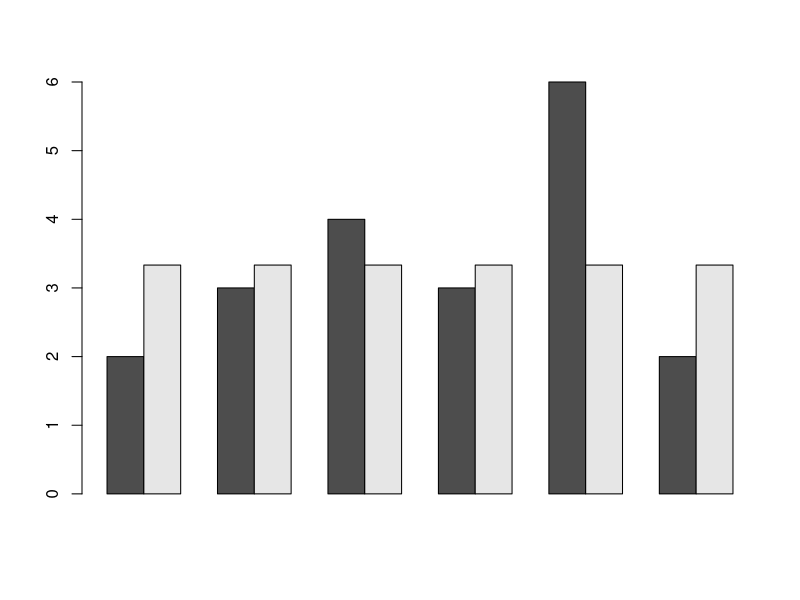
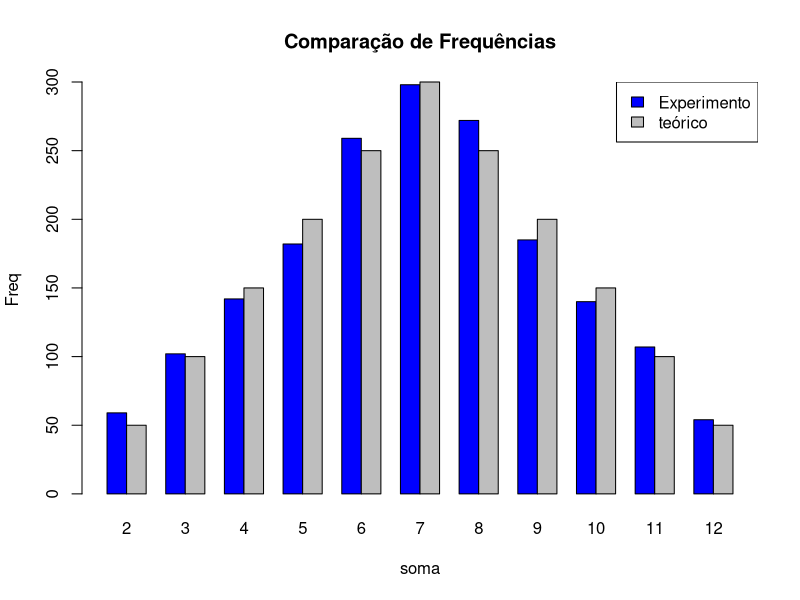
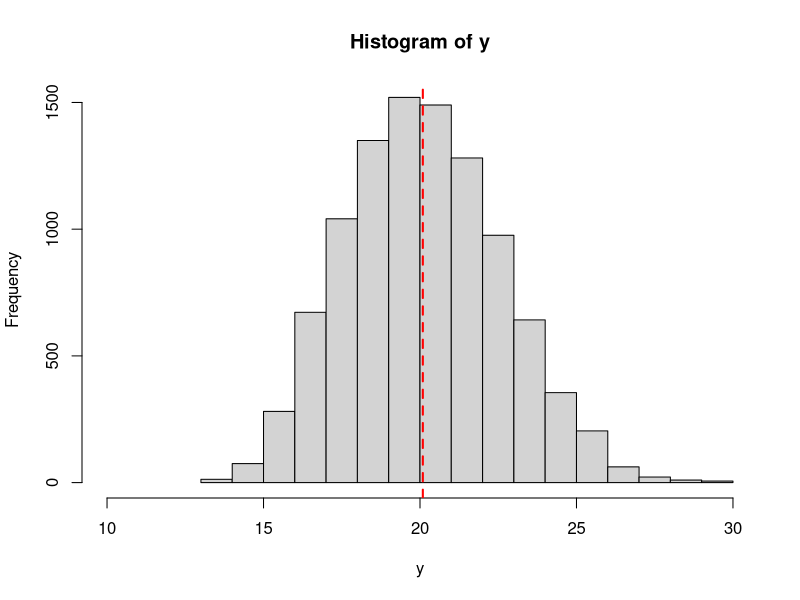
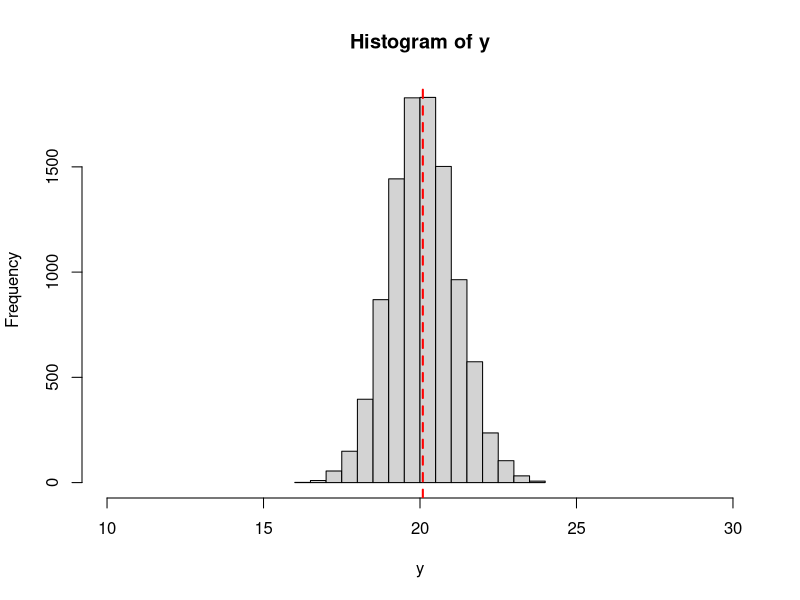
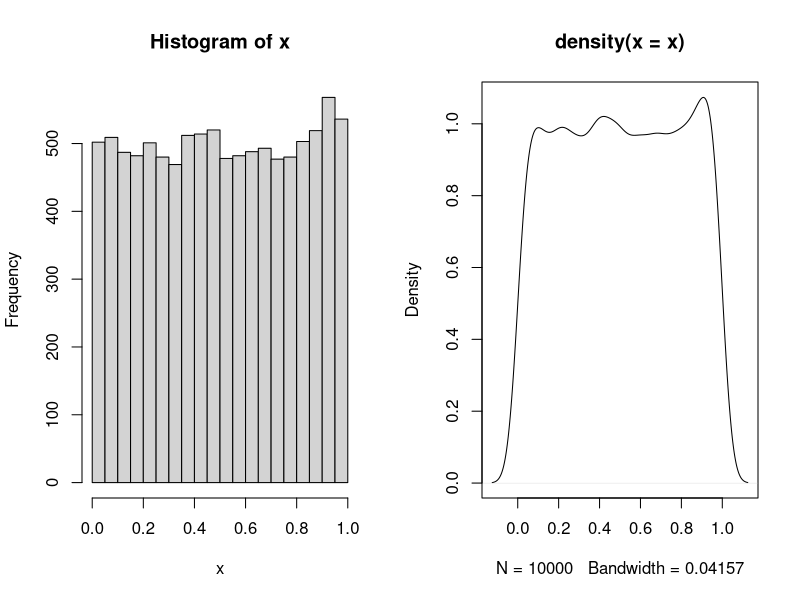
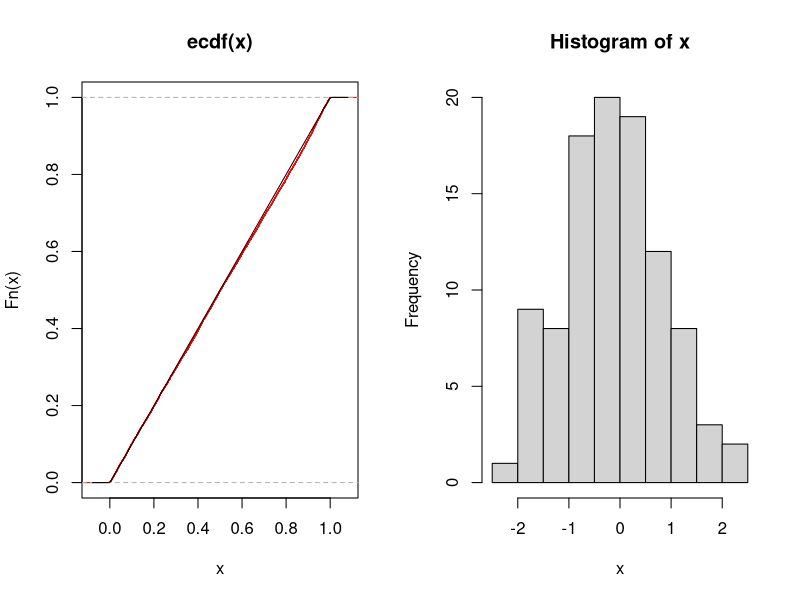
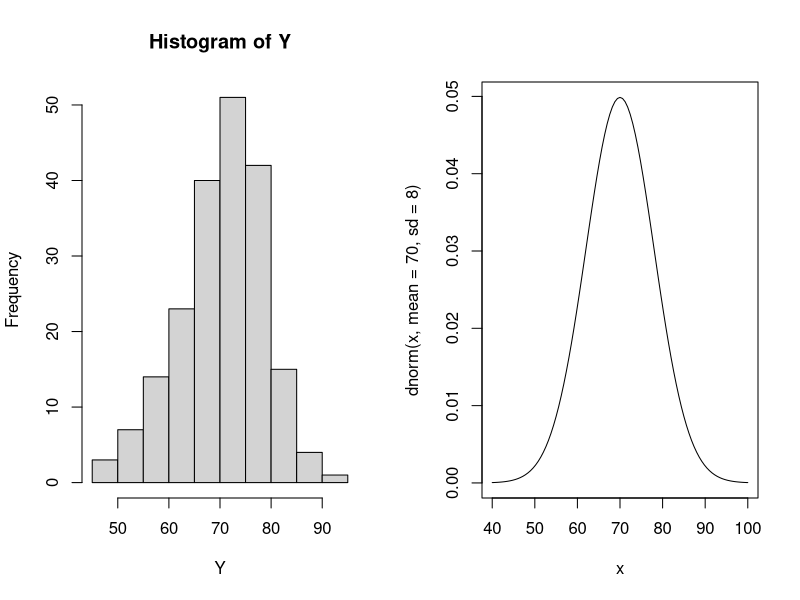
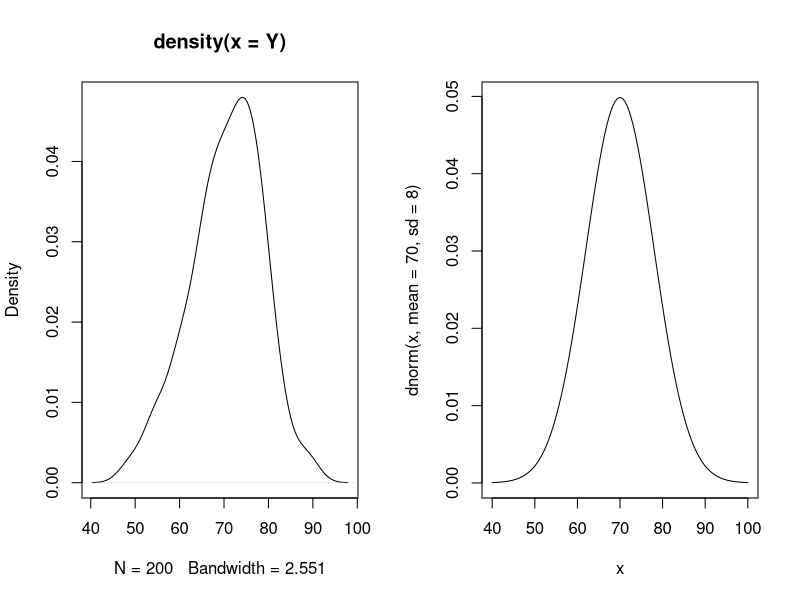

Recreate these plots in R, in order.
## ---- chunk 1
sample(45,5)
## ---- chunk 2
moeda <- c("k","c")
sample(moeda,10, replace = T)
## ---- chunk 3
paste(sample(0:9, 4, replace = TRUE), collapse = "")

## ---- chunk 4
sample(1:20, 3, replace = FALSE)
## ---- chunk 5
help(sample)
## ---- chunk 6
dado <- 1:6
sample(dado,1)
## ---- chunk 7
lanc_20 <- sample(dado, 20, replace = TRUE); lanc_20
## ---- chunk 8
freq <- table(lanc_20); freq
## ---- chunk 9
esperado <- rep(20/6,6)

resultados <- rbind(as.numeric(freq),esperado)

barplot(resultados, beside = TRUE)


## ---- chunk 10
lanc_dado <- function(qtd_lanc) {
  
  resultados <- sample(1:6,qtd_lanc,replace = T)
  
  freq <-  table(factor(resultados, levels = 1:6))
  
  prop <-  freq/qtd_lanc
  
  prop_esp <- sum((prop - rep(1/6,6))**2)
  
  desvio_perc <- sqrt(prop_esp) * 100
  
   
  cat("Quantidade de lançamentos:", qtd_lanc, "\n\n")
  
  cat("Frequências observadas:\n")
  print(freq)
  
  cat("\nProporções observadas:\n")
  print(round(prop, 4))
  
  cat("Desvio quadrático das proporções em relação ao esperado:", round(prop_esp, 6), desvio_perc, "\n")
  
  
  cat("Resultado do teste qui-quadrado:\n")
  print(chisq.test(freq, p = rep(1/6, 6)))
  
}
lanc_dado(12)
lanc_dado(60)
lanc_dado(120)
lanc_dado(600)
lanc_dado(12000)
lanc_dado(600000)

## ---- chunk 11
dado_1 <- sample(1:6,1800,replace = T)
dado_2 <- sample(1:6,1800,replace = T)

sum_dado <-  dado_1 +dado_2
## ---- chunk 12
dado_1 <- sample(1:6,1800,replace = T)
dado_2 <- sample(1:6,1800,replace = T)

sum_dado <-  table(dado_1 +dado_2)



soma_dados <- table(outer(1:6, 1:6, FUN = "+"))/36*1800

# Combinar as tabelas
tabelas <- rbind(as.numeric(sum_dado), as.numeric(soma_dados))

# Desenhar o gráfico
barplot(tabelas,
        beside = TRUE,
        col = c("blue", "grey"),
        names.arg = names(sum_dado),
        main = "Comparação de Frequências",
        xlab = "soma",
        ylab = "Freq")

legend("topright", legend = c("Experimento", "teórico"), fill = c("blue", "grey"))

## ---- chunk 13
mtcars
## ---- chunk 14
linhas <- sample(1:nrow(mtcars),5)

amostra <- mtcars[linhas,]
## ---- chunk 15
mean(amostra$mpg)

mean(mtcars$mpg)
## ---- chunk 16
ams <- function(n){
  
  med_ams <- numeric(n)
  
  
  for (i in 1:n){
    linhas <- sample(1:nrow(mtcars),5)
  
    amostra <- mtcars[linhas,]
  
    med_ams[i] <- mean(amostra$mpg)
    
  }
  
  return(med_ams)
}

y <- ams(10000)

hist(y, xlim=c(10,30))
abline(v =mean(mtcars$mpg) , col = "red", lwd = 2, lty = 2) 

## ---- chunk 17

ams <- function(n){
  
  med_ams <- numeric(n)
  
  
  for (i in 1:n){
    linhas <- sample(1:nrow(mtcars),nrow(mtcars), replace = T)
  
    amostra <- mtcars[linhas,]
  
    med_ams[i] <- mean(amostra$mpg)
    
  }
  
  return(med_ams)
}


y <- ams(10000)

hist(y, xlim=c(10,30))
abline(v =mean(mtcars$mpg) , col = "red", lwd = 2, lty = 2) 



## ---- chunk 18
args(runif)

## ---- chunk 19
y1 <- runif(10)
y1
## ---- chunk 20
y2 <- runif(10)

y1;y2
## ---- chunk 21
x <- runif(10000)
par(mfrow = c(1, 2))

hist(x)
plot(density(x))

## ---- chunk 22
ecdf_valores <- ecdf(x)

plot(ecdf_valores, col = 'red')
curve(punif(x), add = T)
## ---- chunk 23
x <- runif(8,4,10)

y <- runif(8)*6 + 4

y

## ---- chunk 24
ifelse(runif(10)<0.5,"k","c")


## ---- chunk 25

floor(runif(10,1,7))

## ---- chunk 26
X <- ifelse(runif(20)<0.5,"k","c"); X
## ---- chunk 27
mean(X == "k")
## ---- chunk 28
Y <-  floor(runif(30,1,7)) ; Y
## ---- chunk 29
table(Y)
## ---- chunk 30
args(rnorm)
## ---- chunk 31
x <- rnorm(100)

hist(x)
## ---- chunk 32
Y <- rnorm(200,70,8)

teo <- dnorm(Y, 70,8)

#histograma (hist()),
par(mfrow = c(1, 2))
hist(Y)  
curve(dnorm(x, mean = 70, sd = 8), from = 40, to = 100)

#gráfico de densidade (density()),
par(mfrow = c(1, 2))
plot(density(Y))  
curve(dnorm(x, mean = 70, sd = 8), from = 40, to = 100)

#gráfico de distribuição acumulada (teórica e empírica),

par(mfrow = c(1, 2))
plot(ecdf(Y))
curve(pnorm(x, mean = 70, sd = 8), col = "red", add = TRUE)


#qq-plot normal (qqnorm()).


qqnorm(Y)


